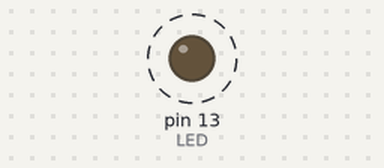
Simulated run of this sketch. Board: Arduino Uno, built with avr-gcc and run on an emulated ATmega328P. On the bench: output pins drawn as LEDs (lit = HIGH). Dashed ring = blinking. What the sketch prints to the serial monitor is not drawn.

Above: at 0.5 s.
Timing chart, 0 to 4.6 s (numbered marks = the images above):
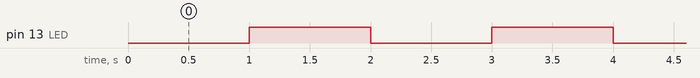

Measured:
- by itself, pin 13 (LED): alternates HIGH for 1.0 s and LOW for 1.0 s

The sketch:

millis_basic.ino
```cpp
const int LED = LED_BUILTIN;

unsigned long lastA = 0;
unsigned long lastB = 0;

void setup() {
    pinMode(LED, OUTPUT);
    Serial.begin(9600);
}

void loop() {

    unsigned long now = millis();

    // Task A: every 1000 ms
    if (now - lastA >= 1000) {
        lastA = now;

        digitalWrite(LED, !digitalRead(LED));
    }

    // Task B: every 100 ms
    if (now - lastB >= 100) {
        lastB = now;

        Serial.println("Task B");
    }
}
```
